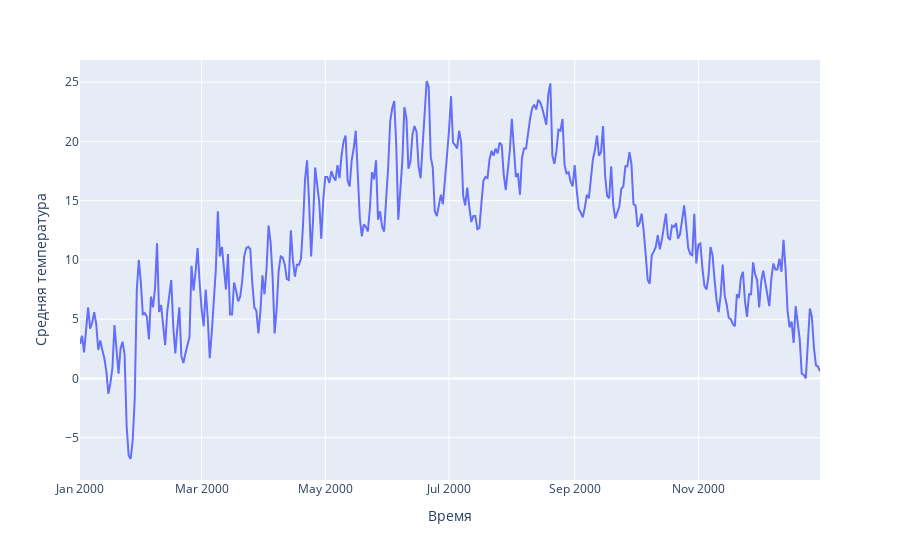

Source (notebook cell):
### Markdown cell above
График зависимости температуры от времени года

### Code cell
df_one_y = df[df['DATE'].dt.year == 2000]

fig = px.line(df_one_y, x="DATE", y="BASEL_temp_mean")
fig.update_layout(yaxis_title = 'Средняя температура', xaxis_title = 'Время')
fig.show()

### Figure 1 — Plotly figure (JSON) as saved in the notebook; plotly's stock layout.template omitted (floating-point values rounded to 4 significant figures; data arrays with more than 128 entries replaced by an {"elided": "..."} marker saying what was removed)
{"data": [{"hovertemplate": "DATE=%{x}<br>BASEL_temp_mean=%{y}<extra></extra>", "legendgroup": "", "line": {"color": "#636efa", "dash": "solid"}, "marker": {"symbol": "circle"}, "mode": "lines", "name": "", "orientation": "v", "showlegend": false, "type": "scatter", "x": {"elided": "366 str values"}, "xaxis": "x", "y": {"elided": "366 float values"}, "yaxis": "y"}], "layout": {"legend": {"tracegroupgap": 0}, "margin": {"t": 60}, "xaxis": {"anchor": "y", "domain": [0, 1], "title": {"text": "Время"}}, "yaxis": {"anchor": "x", "domain": [0, 1], "title": {"text": "Средняя температура"}}}}
